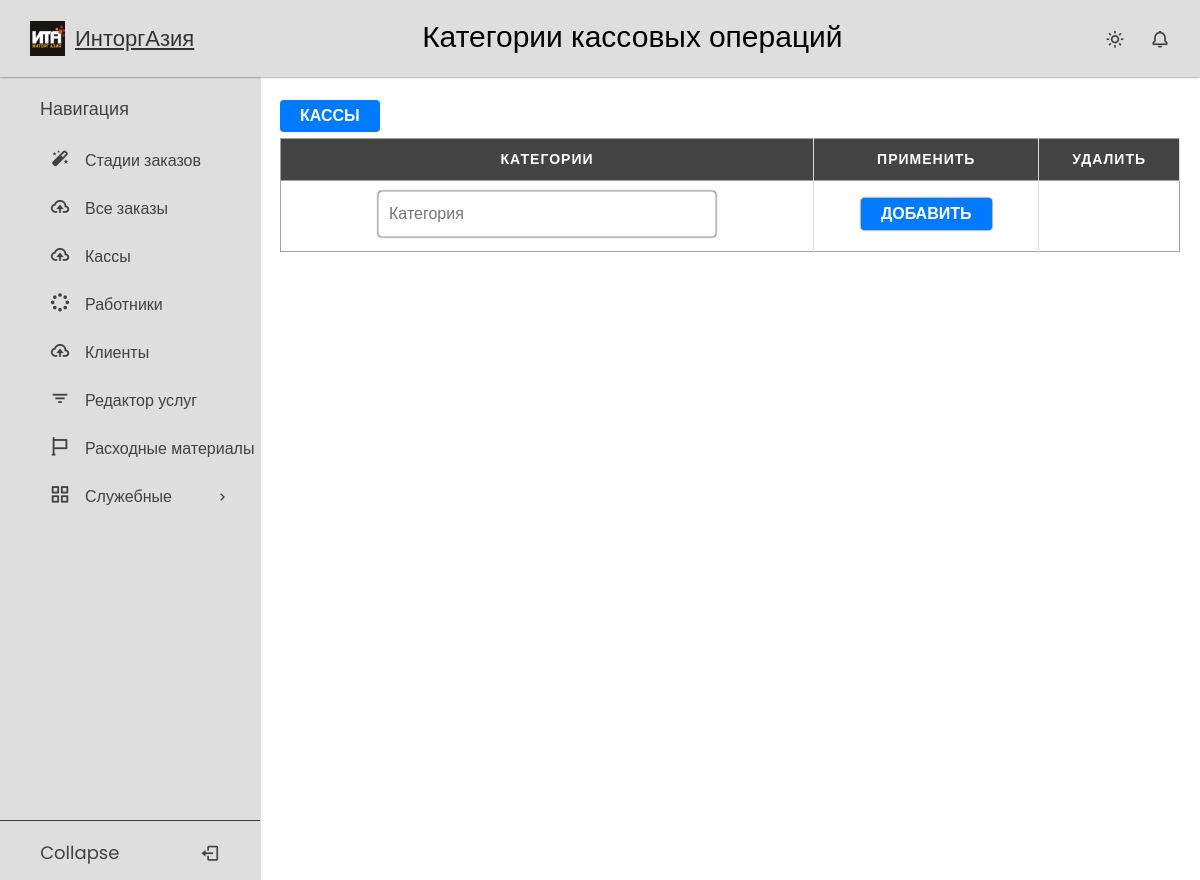
The app's page /operation/categories/ (signed in), older data.
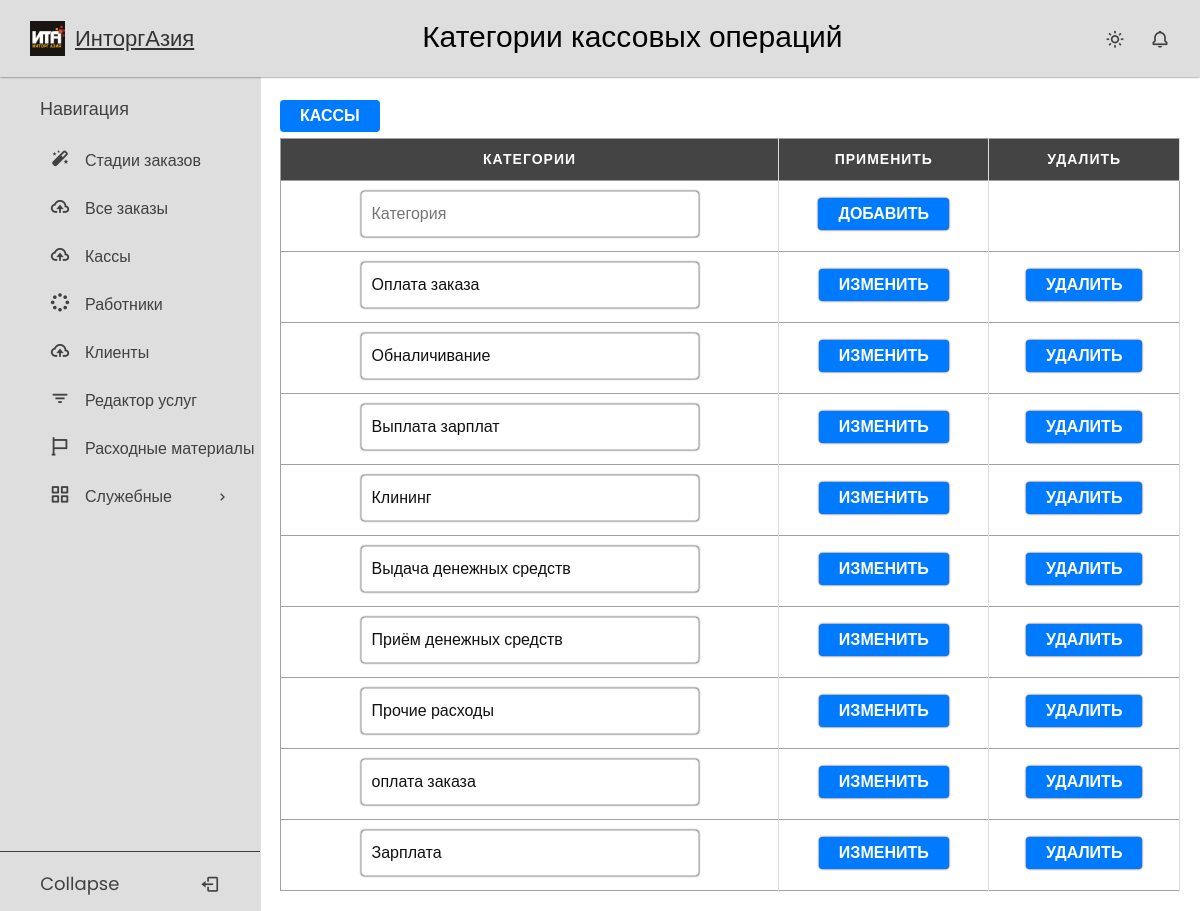
The same page, newer data.
### crm_app/models.py (models this page shows, shortened)
class CashboxCategory(models.Model):
    category = models.CharField(max_length=124)

### crm_app/views.py (the view)
# urls.py: path('operation/categories/', OperationCategoryListView.as_view(), name='operation_list'),
class OperationCategoryListView(LockedView, ListView):
    model = CashboxCategory
    template_name = 'crmapp/cashbox_operation_types.html'
    paginate_by = 20

### users/permissions.py (called while the page is built)
    def test_func(self):
        return self.request.user.user_type == UserType.WORKER

### templates/crmapp/cashbox_operation_types.html (shortened to what this page needs)
{% extends 'base.html' %}
{% load static %}
{% block css %}
    <link rel="stylesheet" href="{% static 'css/tables.css' %}">
{% endblock %}
{% block page_title %}
Категории кассовых операций
{% endblock %}
{% block content %}
    <div class="table-container">
        <a href="{% url 'cashbox_list' %}"><button>Кассы</button></a>
    <table>
        <thead>
            <tr>
                <th>Категории</th>
                <th>Применить</th>
                <th>Удалить</th>
            </tr>
        </thead>
        <tbody>
            <tr>
                <form action="{% url 'operation_create' %}" method="post">
                    <td>
                        <label>
                            <input type="text" placeholder="Категория" name="category">
                        </label>
                    </td>
                    <td>
                        <label>
                            <input type="submit" value="Добавить">
                        </label>
                    </td>
                </form>
            </tr>
            {% for object in object_list %}
                <tr>
                    <form action="{% url 'operation_update' object.id %}" method="post">
                        <td>
                            <label>
                                <input type="text" placeholder="Категория" name="category" value="{{ object.category }}">
                            </label>
                        </td>
                        <td>
                                <input type="submit" value="Изменить">
                        </td>
                    </form>
                    <td>
                        <form action="{% url 'operation_delete' object.id %}">
                            <input type="submit" value="Удалить">
                        </form>
                    </td>
                </tr>
            {% endfor %}
        </tbody>
    </table>
    </div>
{% endblock %}
{% block js %}
    <link rel="stylesheet" href="{% static 'js/tables.js' %}">
{% endblock %}

Row changes from the older to the newer data that the page shows:
added CashboxCategory: category "Оплата заказа"
added CashboxCategory: category "Обналичивание"
added CashboxCategory: category "Выплата зарплат"
added CashboxCategory: category "Клининг"
added CashboxCategory: category "Выдача денежных средств"
added CashboxCategory: category "Приём денежных средств"
added CashboxCategory: category "Прочие расходы"
added CashboxCategory: category "оплата заказа"
added CashboxCategory: category "Зарплата"
